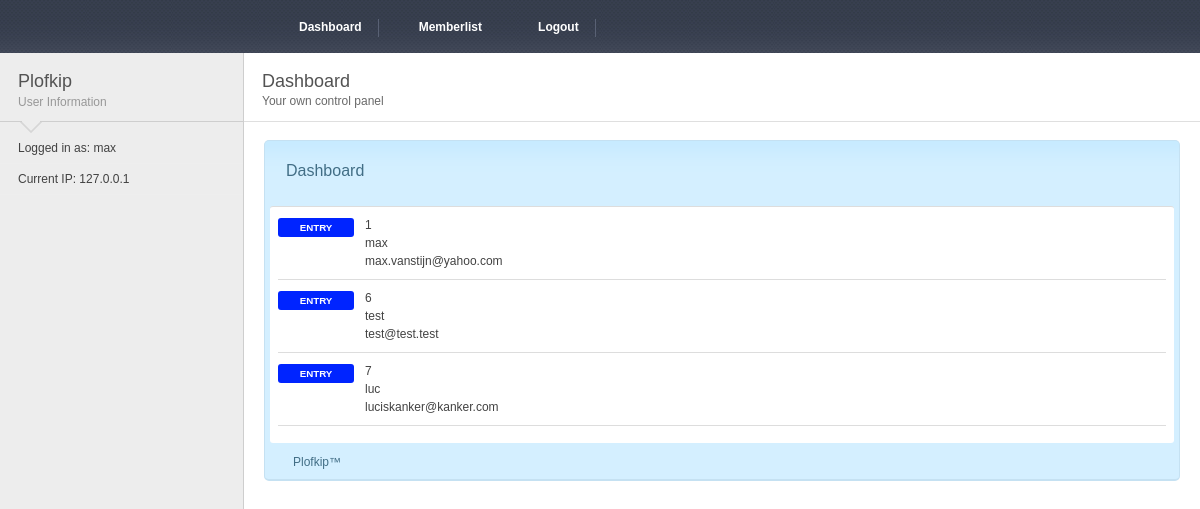
Page /memberlist.php (signed in) on the committed database.
### tables this page shows
CREATE TABLE IF NOT EXISTS `users` (
`id` int(11) NOT NULL,
  `acc_level` int(4) NOT NULL DEFAULT '1',
  `acc_email` varchar(255) NOT NULL,
  `acc_username` varchar(12) NOT NULL,
  `acc_password` char(64) NOT NULL,
  `acc_score` int(200) DEFAULT NULL,
  `acc_age` int(2) NOT NULL,
  `acc_adres` varchar(255) NOT NULL,
  `edit` timestamp NOT NULL DEFAULT CURRENT_TIMESTAMP ON UPDATE CURRENT_TIMESTAMP
);

### memberlist.php (the view, shortened to what this page needs)
<?php
    require("config.php");
?>
<!DOCTYPE html>
<html>
<head>
    <link rel="stylesheet" type="text/css" href="css/dashboard.css" />
</head>
<?php
$acc_username = $_SESSION['acc_username'];
function get_client_ip() {
    $ipaddress = '';
    if ($_SERVER['HTTP_CLIENT_IP'])
        $ipaddress = $_SERVER['HTTP_CLIENT_IP'];
    else if($_SERVER['HTTP_X_FORWARDED_FOR'])
        $ipaddress = $_SERVER['HTTP_X_FORWARDED_FOR'];
    else if($_SERVER['HTTP_X_FORWARDED'])
        $ipaddress = $_SERVER['HTTP_X_FORWARDED'];
    else if($_SERVER['HTTP_FORWARDED_FOR'])
        $ipaddress = $_SERVER['HTTP_FORWARDED_FOR'];
    else if($_SERVER['HTTP_FORWARDED'])
        $ipaddress = $_SERVER['HTTP_FORWARDED'];
    else if($_SERVER['REMOTE_ADDR'])
        $ipaddress = $_SERVER['REMOTE_ADDR'];
    else
        $ipaddress = 'UNKNOWN';
    return $ipaddress;
}
$sql = 'SELECT id, acc_username, acc_email FROM users';
$stmt = $db->prepare($sql);
$stmt->execute();
$rows = $stmt->fetchAll();
?>
<body>
<div class="container">
    <div id="header">
        <nav class="nav">
            <ul>
                <li class="dashboard"><a href="admincp.php">Dashboard</a></li>
                <li class="settings active"><a>Memberlist</a></li>
                <li class="issues"><a href="logout.php">Logout</a></li>
            </ul>
        </nav>
    </div>
    <div id="main">
        <div id="sidebar">
            <div class="inside">
                <h2>Plofkip <span>User Information</span></h2>
                <ul>
                    <li>
                        Logged in as: <?php echo $acc_username; ?>
                    </li>
                    <li>
                        Current IP: <?php echo get_client_ip(); ?>
                    </li>
                </ul>
            </div>
        </div>
    </div>
    <div id="content">
        <div class="inside">
            <h3>Dashboard<span>Your own control panel</span></h3>
            <div class="pad">
                <div class="blue-box">
                    <div class="inside-pad">
                        <h4>Dashboard</h4>
                        <ul class="activity">
                            <?php foreach($rows as $row): ?>
                            <li>
                                <div class="tag">
                                    <label class="label chill">ENTRY</label>
                                </div>
                                <div class="data">
                                    <p><?php echo $row['id']; ?></p>
									<p><?php echo $row['acc_username']; ?></p>
									<p><?php echo $row['acc_email']; ?></p>
                                </div>
                            </li>
                            <?php endforeach; ?>
                        </ul>
                        <a href="#" class="view">Plofkip&trade;</a>
                    </div>
                </div>
            </div>
        </div>
    </div>
</body>
</html>

### css/dashboard.css (style rules this page uses)
﻿html, body, div, span, applet, object, iframe,h1, h2, h3, h4, h5, h6, p, blockquote, pre,a, abbr, acronym, address, big, cite, code,del, dfn, em, font, img, ins, kbd, q, s, samp,small, strike, strong, sub, sup, tt, var,dl, dt, dd, ol, ul, li,fieldset, form, label, legend,table, caption, tbody, tfoot, thead, tr, th, td { margin: 0;padding: 0;border: 0;outline: 0;font-weight: inherit;font-size: 100%;font-family: inherit;vertical-align: baseline; }
body { line-height: 1;color: black;background: white; }
ol, ul { list-style: none; }
body { font: normal 12px Helvetica, "Lucida Grande", Arial, sans-serif; color: #424242; background: url('../images/layout/bg.jpg') repeat-y #fff; height: 100%; }
a { color: #43a2d9; text-decoration: none; font-weight: bold; }
h3 { font-size: 18px; color: #535353; padding: 18px 18px 13px 18px; border-bottom: 1px solid #dfdfdf; margin-bottom: 18px; }
h3 span { font-size: 12px; font-weight: normal; display: block; margin-top: 2px; color: #696969; }
h4 { font-size: 18px; font-weight: normal; color: #424242; margin-bottom: 10px; }
.label { padding: 4px 4px 4px; font-size: 9.75px; font-weight: bold; color: #ffffff; text-transform: uppercase; white-space: nowrap; background-color: #bfbfbf; -webkit-border-radius: 3px; -moz-border-radius: 3px; border-radius: 3px; }
.label.chill { background-color: #0024ff; }
#header { width: 100%; height: 53px; background: url('../images/layout/header-bg.jpg'); position: relative; z-index: 1; }
#header a { color: #fff; font-weight: bold; text-decoration: none; }
#header .nav { position: absolute; left: 259px; top: 19px; }
#header .nav li { float: left; margin-left: 16px; padding-right: 16px; border-right: 1px solid #596174; }
#header .nav li a { display: block; padding-left: 24px; min-height: 17px; padding-top: 1px; }
#header .nav li.dashboard a { background: url('../images/layout/icon-dashboard_inactive.png') no-repeat 0 1px; }
#header .nav li.issues a { background: url('../images/layout/icon-issues_inactive.png') no-repeat 0 0; }
#header .nav li.settings a { background: url('../images/layout/icon-settings_inactive.png') no-repeat 0 0; }
#header .nav li.settings.active a { background: url('../images/layout/icon-settings.png') no-repeat 0 0; }
#header .nav li.settings { border: 0; }
#sidebar { width: 243px; height: 100%; float: left; background: #ededed; border-right: 1px solid #cecece; position: absolute; top: 0; left: 0; z-index: 0; }
#sidebar .inside { padding-top: 53px; }
#sidebar h2 { font-size: 18px; color: #535353; background: url('../images/layout/h2-bg.png') no-repeat bottom left; padding: 18px 18px 24px; }
#sidebar h2 span { color: #989898; font-size: 12px; display: block; margin-top: 3px; }
#sidebar ul { margin-bottom: 20px; }
#sidebar ul li { padding: 8px 18px; border-bottom: 1px solid #eee; }
#content { width: 100%; z-index: 0; }
#content .inside { padding: 0 0 0 244px; }
#content .pad { padding: 0 20px; }
.blue-box { background: url('../images/layout/blue-bg.png') #d4efff repeat-x; border: 1px solid #c5e1f2; border-bottom: 2px solid #c5e1f2; border-radius: 5px; margin-bottom: 25px; padding-bottom: 5px; }
.blue-box .inside-pad { padding: 5px; }
.blue-box h4 { font-size: 16px; color: #426e86; padding: 16px; }
.blue-box .activity { background: #ffffff; border-top: 1px solid #dddddd; border-radius: 3px; padding: 0 8px 17px; margin-bottom: 12px; }
.blue-box .activity li { padding: 9px 0; border-bottom: 1px solid #dddddd }
.blue-box .activity li .label { float: left; margin-top: 2px; width: 68px; text-align: center; }
.blue-box .activity li .data { margin-left: 87px; line-height: 18px; }
.blue-box .view { color: #426e86; font-weight: normal; min-height: 11px; padding-left: 15px; background: url('../images/layout/icon-arrow.png') no-repeat; margin-left: 8px; }

### rows in the picture
users: id "1", acc_username "max", acc_email "max.vanstijn@yahoo.com"
users: id "6", acc_username "test", acc_email "test@test.test"
users: id "7", acc_username "luc", acc_email "luciskanker@kanker.com"

### other values in the picture
$acc_username "max"
get_client_ip() "127.0.0.1"
